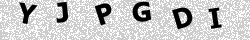
#> input picture test-images/1.png, 250 x 40 px
$ python -i gemini_ocr.py   (imports and definitions only)
#> lines starting #> are read from the running program, lines starting #| are printed output that depends on the picture
#> further down, picture is the input picture: PIL image 250x40 RGB; min 0, max 255, mean 199.3
from __future__ import annotations

import asyncio
import io
from collections import Counter

import numpy as np
from PIL import Image, ImageEnhance, ImageFilter, ImageOps

from services.captcha_ocr import join_ocr_fragments, normalize_captcha

try:
    import easyocr  # type: ignore[import-untyped]
    _easyocr_import_error = ""
except ImportError as error:  # pragma: no cover - environment-dependent dependency
    easyocr = None
    _easyocr_import_error = f"{type(error).__name__}: {error}"


class EasyOcrCaptchaSolver:
    """Local CAPTCHA OCR using multiple preprocessing passes and EasyOCR voting."""

    _reader: easyocr.Reader | None = None
    _reader_lock = asyncio.Lock()

    def __init__(self, browser_session: object | None = None) -> None:
        self.browser_session = browser_session

    async def open_setup(self) -> None:
        return None

    async def sign_in_required(self) -> bool:
        return False

    async def verify_ready(self) -> bool:
        if easyocr is None:
            detail = f" ({_easyocr_import_error})" if _easyocr_import_error else ""
            raise RuntimeError(f"EasyOCR could not be imported in this application build{detail}.")
        await self._ensure_reader()
        return True

    async def solve(self, expected_length: int | None = None) -> str:
        raise RuntimeError("Clipboard-based OCR is not available with EasyOCR. Use direct copy mode.")

    async def solve_image(
        self, image_bytes: bytes, expected_length: int | None = None
    ) -> str:
        reader = await self._ensure_reader()
        return await asyncio.to_thread(
            self._solve_image_sync,
            reader,
            image_bytes,
            expected_length,
        )

    async def solve_pasted_clipboard_image(self, expected_length: int | None = None) -> str:
        raise RuntimeError("Clipboard paste OCR test is not available with EasyOCR.")

    async def cancel_active_response(self) -> None:
        return None

    async def _ensure_reader(self) -> easyocr.Reader:
        if easyocr is None:
            raise RuntimeError("EasyOCR is not installed.")
        async with self._reader_lock:
            if self.__class__._reader is None:
                self.__class__._reader = await asyncio.to_thread(
                    easyocr.Reader,
                    ["en"],
                    gpu=False,
                    detect_network="craft",
                    recog_network="standard",
                    verbose=False,
                )
            return self.__class__._reader

    # [39 lines left out: function _solve_image_sync, not called in this run]


def build_ocr_variants(image: Image.Image) -> list[Image.Image]:
    base = image.resize((image.width * 4, image.height * 4), Image.Resampling.LANCZOS)
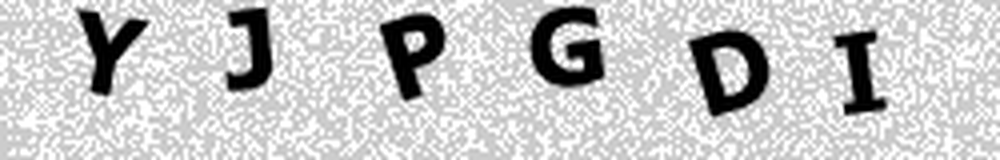
#> base: PIL image 1000x160 RGB; min 0, max 255, mean 198.7
    autocontrast = ImageOps.autocontrast(base)
    sharpened = autocontrast.filter(ImageFilter.SHARPEN)
    strong_sharpen = sharpened.filter(ImageFilter.SHARPEN)
    high_contrast = ImageEnhance.Contrast(sharpened).enhance(2.5)
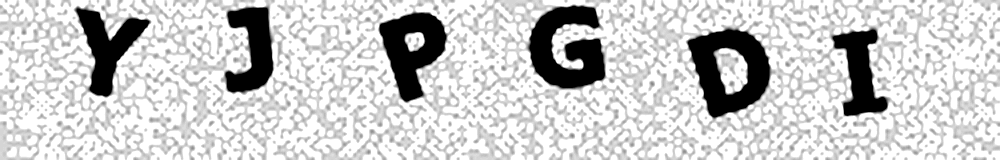
#> high_contrast: PIL image 1000x160 RGB; min 0, max 255, mean 203.4
#> (the run stopped early here; a loop or call above may not have finished)

$ run again, on test-images/10.png
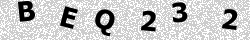
#> input picture test-images/10.png, 250 x 40 px
#> picture is the input picture: PIL image 250x40 RGB; min 0, max 255, mean 196.8
#> in build_ocr_variants, `base = image.resize((image.width * 4, image.height * 4), Image.Resampl..`:
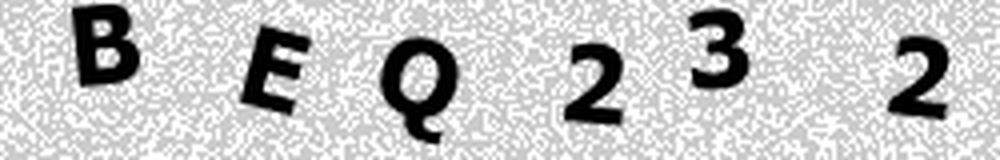
#> base: PIL image 1000x160 RGB; min 0, max 255, mean 196.2
#> in build_ocr_variants, `high_contrast = ImageEnhance.Contrast(sharpened).enhance(2.5)`:
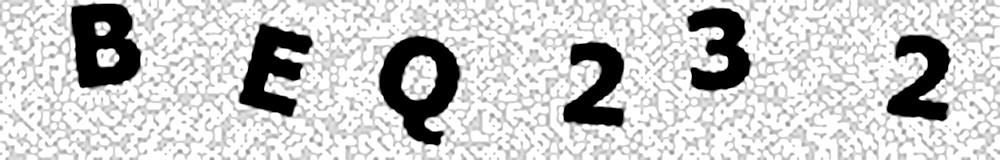
#> high_contrast: PIL image 1000x160 RGB; min 0, max 255, mean 201.7
